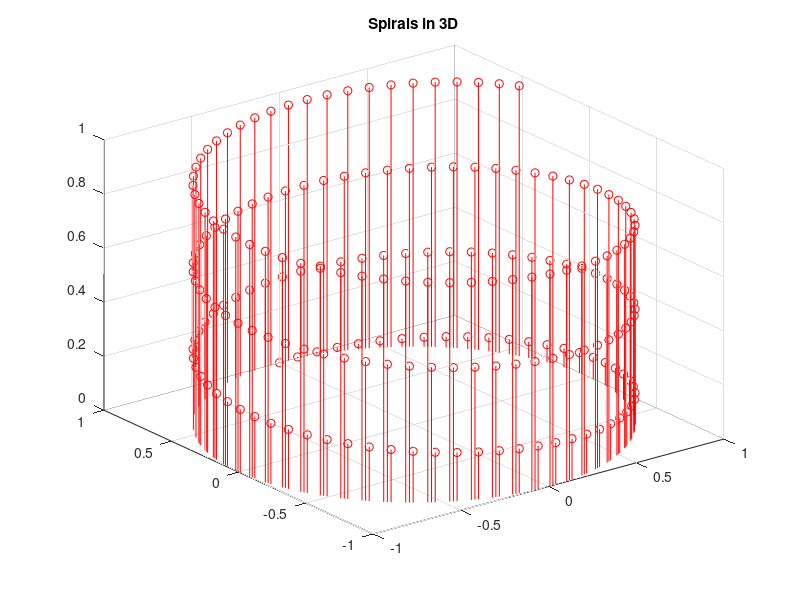

MATLAB code to generate this figure:
% Other 3D Plots.
clear all;
close all;
T = 20;
t = 0:0.1:T;

x1 = sin(t);
y1 = cos(t);
z1 = t/T;

x2 = t.*sin(t)/max(t);
y2 = t.*cos(t)/max(t);
z2 = t/T;

figure(1);
stem3(x1, y1, z1, 'r');
title('Spirals in 3D');